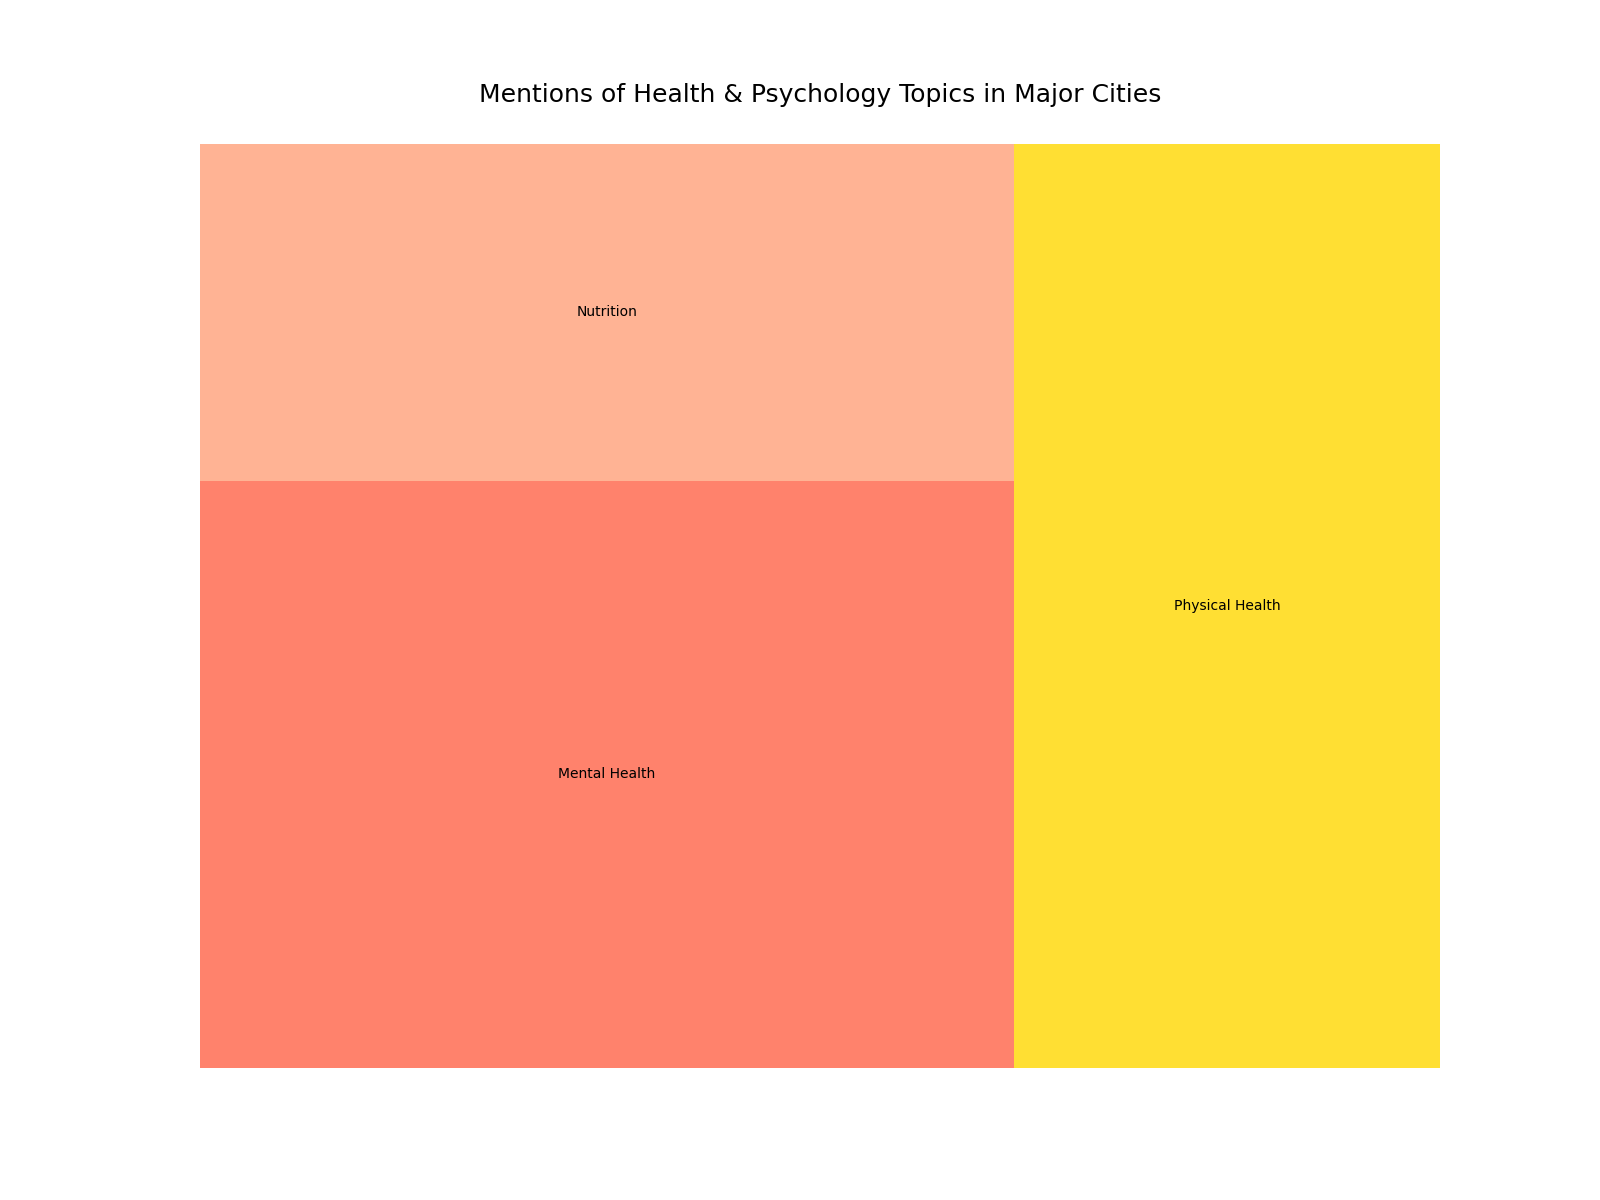

Reproduce this figure in Python.

import matplotlib.pyplot as plt
import pandas as pd
import squarify

# Data: Mentions of various categories in different cities
data = {
    "City": ["New York", "New York", "New York", "San Francisco", "San Francisco", "San Francisco",
             "Seattle", "Seattle", "Seattle", "Austin", "Austin", "Austin", 
             "Boston", "Boston", "Boston", "Chicago", "Chicago", "Chicago",
             "Miami", "Miami", "Miami", "Los Angeles", "Los Angeles", "Los Angeles"],
    "Category": ["Mental Health", "Physical Health", "Nutrition", "Mental Health",
                 "Physical Health", "Nutrition", "Mental Health", "Physical Health",
                 "Nutrition", "Mental Health", "Physical Health", "Nutrition",
                 "Mental Health", "Physical Health", "Nutrition", "Mental Health",
                 "Physical Health", "Nutrition", "Mental Health", "Physical Health",
                 "Nutrition", "Mental Health", "Physical Health", "Nutrition"],
    "Number of Mentions": [320, 280, 150, 350, 290, 180, 200, 150, 120, 210, 170, 130, 190, 160, 110, 230, 190, 140, 180, 140, 100, 240, 200, 170]
}

# Create a DataFrame
df = pd.DataFrame(data)

# Group data by Category
grouped_data = df.groupby("Category").sum().reset_index()

# Define color list
colors = ["#FF6347", "#FFA07A", "#FFD700", "#ADFF2F", "#32CD32", "#66CDAA", "#00CED1", "#4682B4", "#1E90FF", "#9370DB", "#8A2BE2", "#BA55D3", "#FF69B4", "#FF1493", "#DB7093", "#FF4500", "#FF7F50", "#FF6347", "#FFD700", "#ADFF2F", "#32CD32", "#00FA9A", "#00CED1", "#4682B4"]

# Plot
plt.figure(figsize=(16, 12))
squarify.plot(sizes=grouped_data['Number of Mentions'], label=grouped_data['Category'], alpha=0.8, color=colors)
plt.title('Mentions of Health & Psychology Topics in Major Cities', fontsize=18, pad=30)
plt.axis('off')
plt.show()
